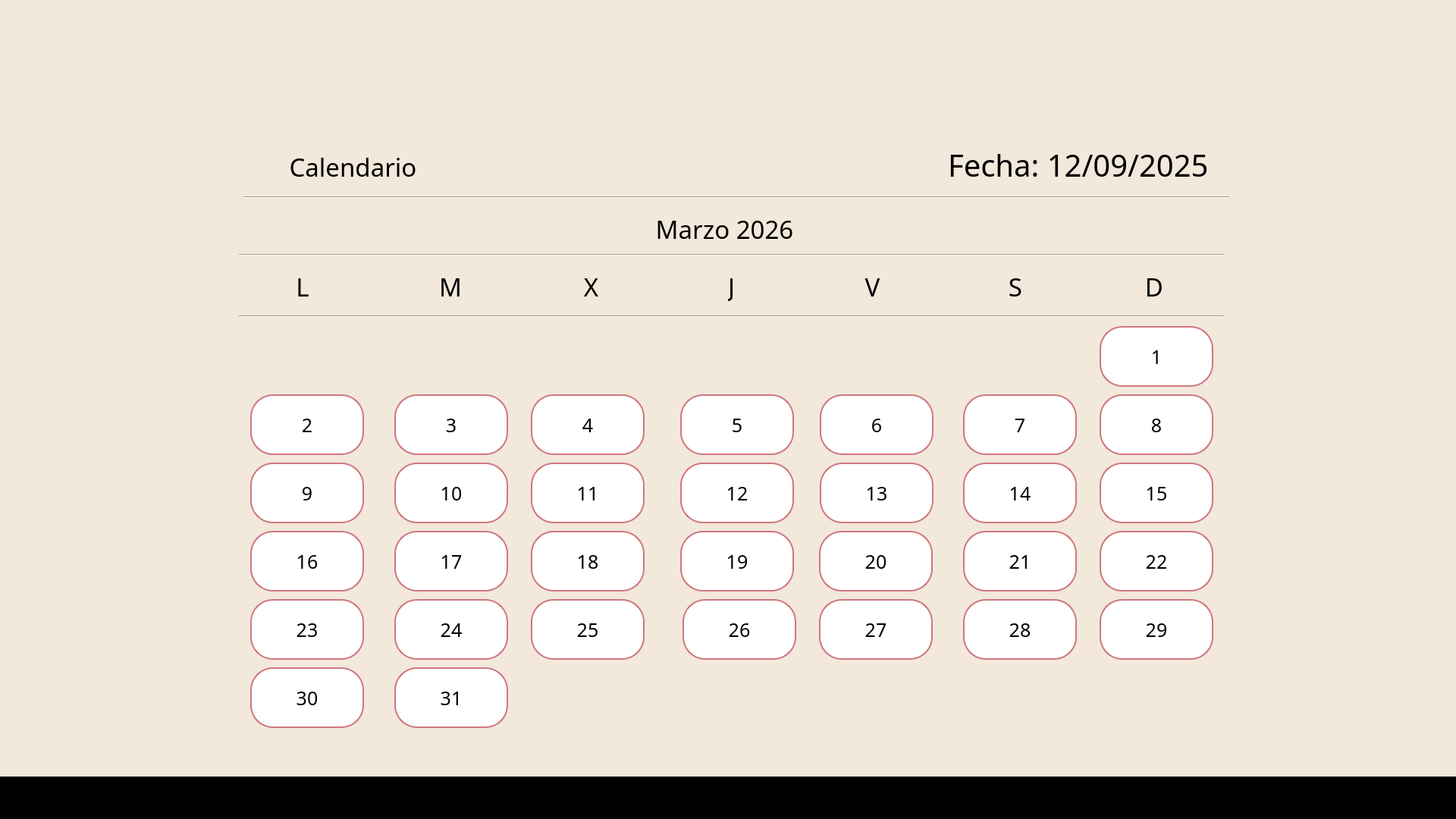
<?xml version="1.0" encoding="UTF-8"?>
<ui version="4.0">
 <class>MainWindow</class>
 <widget class="QMainWindow" name="MainWindow">
  <property name="geometry">
   <rect>
    <x>0</x>
    <y>0</y>
    <width>1920</width>
    <height>1080</height>
   </rect>
  </property>
  <property name="windowTitle">
   <string>MainWindow</string>
  </property>
  <property name="styleSheet">
   <string notr="true">background-color: rgb(242, 232, 219);</string>
  </property>
  <widget class="QWidget" name="centralwidget">
   <widget class="QLabel" name="label">
    <property name="geometry">
     <rect>
      <x>0</x>
      <y>0</y>
      <width>1920</width>
      <height>1080</height>
     </rect>
    </property>
    <property name="styleSheet">
     <string notr="true">background-color: #F2E8DB;</string>
    </property>
    <property name="text">
     <string/>
    </property>
   </widget>
   <widget class="QLabel" name="label_5">
    <property name="geometry">
     <rect>
      <x>844</x>
      <y>55</y>
      <width>237</width>
      <height>158</height>
     </rect>
    </property>
    <property name="styleSheet">
     <string notr="true">background-color: rgb(242, 232, 219);</string>
    </property>
    <property name="text">
     <string/>
    </property>
    <property name="pixmap">
     <pixmap>../a.png</pixmap>
    </property>
    <property name="scaledContents">
     <bool>true</bool>
    </property>
   </widget>
   <widget class="QLabel" name="label_3">
    <property name="geometry">
     <rect>
      <x>1250</x>
      <y>192</y>
      <width>355</width>
      <height>51</height>
     </rect>
    </property>
    <property name="font">
     <font>
      <family>Javanese Text</family>
      <pointsize>30</pointsize>
     </font>
    </property>
    <property name="styleSheet">
     <string notr="true">color:black;</string>
    </property>
    <property name="text">
     <string>Fecha: 12/09/2025</string>
    </property>
   </widget>
   <widget class="QLabel" name="label_4">
    <property name="geometry">
     <rect>
      <x>850</x>
      <y>278</y>
      <width>211</width>
      <height>47</height>
     </rect>
    </property>
    <property name="font">
     <font>
      <family>Javanese Text</family>
      <pointsize>25</pointsize>
     </font>
    </property>
    <property name="layoutDirection">
     <enum>Qt::LayoutDirection::LeftToRight</enum>
    </property>
    <property name="styleSheet">
     <string notr="true">color:black;</string>
    </property>
    <property name="text">
     <string>Marzo 2026</string>
    </property>
    <property name="alignment">
     <set>Qt::AlignmentFlag::AlignCenter</set>
    </property>
   </widget>
   <widget class="Line" name="line">
    <property name="geometry">
     <rect>
      <x>321</x>
      <y>255</y>
      <width>1300</width>
      <height>10</height>
     </rect>
    </property>
    <property name="orientation">
     <enum>Qt::Orientation::Horizontal</enum>
    </property>
   </widget>
   <widget class="Line" name="line_2">
    <property name="geometry">
     <rect>
      <x>315</x>
      <y>331</y>
      <width>1299</width>
      <height>10</height>
     </rect>
    </property>
    <property name="orientation">
     <enum>Qt::Orientation::Horizontal</enum>
    </property>
   </widget>
   <widget class="QLabel" name="label_6">
    <property name="geometry">
     <rect>
      <x>390</x>
      <y>358</y>
      <width>18</width>
      <height>39</height>
     </rect>
    </property>
    <property name="font">
     <font>
      <family>Javanese Text</family>
      <pointsize>25</pointsize>
     </font>
    </property>
    <property name="layoutDirection">
     <enum>Qt::LayoutDirection::LeftToRight</enum>
    </property>
    <property name="styleSheet">
     <string notr="true">color:black;</string>
    </property>
    <property name="text">
     <string>L</string>
    </property>
    <property name="alignment">
     <set>Qt::AlignmentFlag::AlignCenter</set>
    </property>
   </widget>
   <widget class="QLabel" name="label_7">
    <property name="geometry">
     <rect>
      <x>580</x>
      <y>358</y>
      <width>28</width>
      <height>39</height>
     </rect>
    </property>
    <property name="font">
     <font>
      <family>Javanese Text</family>
      <pointsize>25</pointsize>
     </font>
    </property>
    <property name="layoutDirection">
     <enum>Qt::LayoutDirection::LeftToRight</enum>
    </property>
    <property name="styleSheet">
     <string notr="true">color:black;</string>
    </property>
    <property name="text">
     <string>M</string>
    </property>
    <property name="alignment">
     <set>Qt::AlignmentFlag::AlignCenter</set>
    </property>
   </widget>
   <widget class="QLabel" name="label_8">
    <property name="geometry">
     <rect>
      <x>770</x>
      <y>358</y>
      <width>19</width>
      <height>39</height>
     </rect>
    </property>
    <property name="font">
     <font>
      <family>Javanese Text</family>
      <pointsize>25</pointsize>
     </font>
    </property>
    <property name="layoutDirection">
     <enum>Qt::LayoutDirection::LeftToRight</enum>
    </property>
    <property name="styleSheet">
     <string notr="true">color:black;</string>
    </property>
    <property name="text">
     <string>X</string>
    </property>
    <property name="alignment">
     <set>Qt::AlignmentFlag::AlignCenter</set>
    </property>
   </widget>
   <widget class="QLabel" name="label_9">
    <property name="geometry">
     <rect>
      <x>960</x>
      <y>358</y>
      <width>9</width>
      <height>39</height>
     </rect>
    </property>
    <property name="font">
     <font>
      <family>Javanese Text</family>
      <pointsize>25</pointsize>
     </font>
    </property>
    <property name="layoutDirection">
     <enum>Qt::LayoutDirection::LeftToRight</enum>
    </property>
    <property name="styleSheet">
     <string notr="true">color:black;</string>
    </property>
    <property name="text">
     <string>J</string>
    </property>
    <property name="alignment">
     <set>Qt::AlignmentFlag::AlignCenter</set>
    </property>
   </widget>
   <widget class="QLabel" name="label_10">
    <property name="geometry">
     <rect>
      <x>1140</x>
      <y>358</y>
      <width>21</width>
      <height>39</height>
     </rect>
    </property>
    <property name="font">
     <font>
      <family>Javanese Text</family>
      <pointsize>25</pointsize>
     </font>
    </property>
    <property name="layoutDirection">
     <enum>Qt::LayoutDirection::LeftToRight</enum>
    </property>
    <property name="styleSheet">
     <string notr="true">color:black;</string>
    </property>
    <property name="text">
     <string>V</string>
    </property>
    <property name="alignment">
     <set>Qt::AlignmentFlag::AlignCenter</set>
    </property>
   </widget>
   <widget class="QLabel" name="label_11">
    <property name="geometry">
     <rect>
      <x>1508</x>
      <y>358</y>
      <width>28</width>
      <height>39</height>
     </rect>
    </property>
    <property name="font">
     <font>
      <family>Javanese Text</family>
      <pointsize>25</pointsize>
     </font>
    </property>
    <property name="layoutDirection">
     <enum>Qt::LayoutDirection::LeftToRight</enum>
    </property>
    <property name="styleSheet">
     <string notr="true">color:black;</string>
    </property>
    <property name="text">
     <string>D</string>
    </property>
    <property name="alignment">
     <set>Qt::AlignmentFlag::AlignCenter</set>
    </property>
   </widget>
   <widget class="QLabel" name="label_12">
    <property name="geometry">
     <rect>
      <x>1330</x>
      <y>358</y>
      <width>18</width>
      <height>39</height>
     </rect>
    </property>
    <property name="font">
     <font>
      <family>Javanese Text</family>
      <pointsize>25</pointsize>
     </font>
    </property>
    <property name="layoutDirection">
     <enum>Qt::LayoutDirection::LeftToRight</enum>
    </property>
    <property name="styleSheet">
     <string notr="true">color:black;</string>
    </property>
    <property name="text">
     <string>S</string>
    </property>
    <property name="alignment">
     <set>Qt::AlignmentFlag::AlignCenter</set>
    </property>
   </widget>
   <widget class="Line" name="line_3">
    <property name="geometry">
     <rect>
      <x>315</x>
      <y>412</y>
      <width>1299</width>
      <height>10</height>
     </rect>
    </property>
    <property name="orientation">
     <enum>Qt::Orientation::Horizontal</enum>
    </property>
   </widget>
   <widget class="QPushButton" name="pushButton_izq">
    <property name="geometry">
     <rect>
      <x>315</x>
      <y>266</y>
      <width>26</width>
      <height>56</height>
     </rect>
    </property>
    <property name="font">
     <font>
      <family>Javanese Text</family>
      <pointsize>19</pointsize>
     </font>
    </property>
    <property name="styleSheet">
     <string notr="true">background-color: #F2E8DB;

border: 2px solid #F2E8DB; 
border-radius: 30px; 
padding: 5px;</string>
    </property>
    <property name="text">
     <string/>
    </property>
    <property name="icon">
     <iconset>
      <normaloff>../arrow_back.png</normaloff>../arrow_back.png</iconset>
    </property>
   </widget>
   <widget class="QPushButton" name="pushButton_der">
    <property name="geometry">
     <rect>
      <x>1594</x>
      <y>266</y>
      <width>34</width>
      <height>56</height>
     </rect>
    </property>
    <property name="font">
     <font>
      <family>Javanese Text</family>
      <pointsize>19</pointsize>
     </font>
    </property>
    <property name="styleSheet">
     <string notr="true">background-color: #F2E8DB;

border: 2px solid #F2E8DB; 
border-radius: 30px; 
padding: 5px;</string>
    </property>
    <property name="text">
     <string/>
    </property>
    <property name="icon">
     <iconset>
      <normaloff>../arrow_forward.png</normaloff>../arrow_forward.png</iconset>
    </property>
   </widget>
   <widget class="QLabel" name="label_13">
    <property name="geometry">
     <rect>
      <x>323</x>
      <y>190</y>
      <width>41</width>
      <height>44</height>
     </rect>
    </property>
    <property name="font">
     <font>
      <family>Javanese Text</family>
      <pointsize>25</pointsize>
     </font>
    </property>
    <property name="layoutDirection">
     <enum>Qt::LayoutDirection::LeftToRight</enum>
    </property>
    <property name="styleSheet">
     <string notr="true">color:black;</string>
    </property>
    <property name="text">
     <string/>
    </property>
    <property name="pixmap">
     <pixmap>../calendar.png</pixmap>
    </property>
    <property name="scaledContents">
     <bool>true</bool>
    </property>
    <property name="alignment">
     <set>Qt::AlignmentFlag::AlignCenter</set>
    </property>
   </widget>
   <widget class="QLabel" name="label_14">
    <property name="geometry">
     <rect>
      <x>375</x>
      <y>198</y>
      <width>181</width>
      <height>44</height>
     </rect>
    </property>
    <property name="font">
     <font>
      <family>Javanese Text</family>
      <pointsize>25</pointsize>
     </font>
    </property>
    <property name="layoutDirection">
     <enum>Qt::LayoutDirection::LeftToRight</enum>
    </property>
    <property name="styleSheet">
     <string notr="true">color:black;</string>
    </property>
    <property name="text">
     <string>Calendario</string>
    </property>
    <property name="alignment">
     <set>Qt::AlignmentFlag::AlignCenter</set>
    </property>
   </widget>
   <widget class="QLabel" name="label_15">
    <property name="geometry">
     <rect>
      <x>0</x>
      <y>1024</y>
      <width>1920</width>
      <height>56</height>
     </rect>
    </property>
    <property name="font">
     <font>
      <family>Javanese Text</family>
      <pointsize>25</pointsize>
     </font>
    </property>
    <property name="layoutDirection">
     <enum>Qt::LayoutDirection::LeftToRight</enum>
    </property>
    <property name="styleSheet">
     <string notr="true">background-color:black;</string>
    </property>
    <property name="text">
     <string/>
    </property>
    <property name="alignment">
     <set>Qt::AlignmentFlag::AlignCenter</set>
    </property>
   </widget>
   <widget class="QPushButton" name="pushButton_17">
    <property name="geometry">
     <rect>
      <x>520</x>
      <y>700</y>
      <width>150</width>
      <height>80</height>
     </rect>
    </property>
    <property name="font">
     <font>
      <family>Javanese Text</family>
      <pointsize>19</pointsize>
     </font>
    </property>
    <property name="styleSheet">
     <string notr="true">background-color: WHITE;
color: black;

border: 2px solid #d0767f; 
border-radius: 30px; 
padding: 5px;</string>
    </property>
    <property name="text">
     <string>17</string>
    </property>
   </widget>
   <widget class="QPushButton" name="pushButton_5">
    <property name="geometry">
     <rect>
      <x>897</x>
      <y>520</y>
      <width>150</width>
      <height>80</height>
     </rect>
    </property>
    <property name="font">
     <font>
      <family>Javanese Text</family>
      <pointsize>19</pointsize>
     </font>
    </property>
    <property name="styleSheet">
     <string notr="true">background-color: WHITE;
color: black;

border: 2px solid #d0767f; 
border-radius: 30px; 
padding: 5px;</string>
    </property>
    <property name="text">
     <string>5</string>
    </property>
   </widget>
   <widget class="QPushButton" name="pushButton_7">
    <property name="geometry">
     <rect>
      <x>1270</x>
      <y>520</y>
      <width>150</width>
      <height>80</height>
     </rect>
    </property>
    <property name="font">
     <font>
      <family>Javanese Text</family>
      <pointsize>19</pointsize>
     </font>
    </property>
    <property name="styleSheet">
     <string notr="true">background-color: WHITE;
color: black;

border: 2px solid #d0767f; 
border-radius: 30px; 
padding: 5px;</string>
    </property>
    <property name="text">
     <string>7</string>
    </property>
   </widget>
   <widget class="QPushButton" name="pushButton_16">
    <property name="geometry">
     <rect>
      <x>330</x>
      <y>700</y>
      <width>150</width>
      <height>80</height>
     </rect>
    </property>
    <property name="font">
     <font>
      <family>Javanese Text</family>
      <pointsize>19</pointsize>
     </font>
    </property>
    <property name="styleSheet">
     <string notr="true">background-color: WHITE;
color: black;

border: 2px solid #d0767f; 
border-radius: 30px; 
padding: 5px;</string>
    </property>
    <property name="text">
     <string>16</string>
    </property>
   </widget>
   <widget class="QPushButton" name="pushButton_21">
    <property name="geometry">
     <rect>
      <x>1270</x>
      <y>700</y>
      <width>150</width>
      <height>80</height>
     </rect>
    </property>
    <property name="font">
     <font>
      <family>Javanese Text</family>
      <pointsize>19</pointsize>
     </font>
    </property>
    <property name="styleSheet">
     <string notr="true">background-color: WHITE;
color: black;

border: 2px solid #d0767f; 
border-radius: 30px; 
padding: 5px;</string>
    </property>
    <property name="text">
     <string>21</string>
    </property>
   </widget>
   <widget class="QPushButton" name="pushButton_12">
    <property name="geometry">
     <rect>
      <x>897</x>
      <y>610</y>
      <width>150</width>
      <height>80</height>
     </rect>
    </property>
    <property name="font">
     <font>
      <family>Javanese Text</family>
      <pointsize>19</pointsize>
     </font>
    </property>
    <property name="styleSheet">
     <string notr="true">background-color: WHITE;
color: black;

border: 2px solid #d0767f; 
border-radius: 30px; 
padding: 5px;</string>
    </property>
    <property name="text">
     <string>12</string>
    </property>
   </widget>
   <widget class="QPushButton" name="pushButton_6">
    <property name="geometry">
     <rect>
      <x>1081</x>
      <y>520</y>
      <width>150</width>
      <height>80</height>
     </rect>
    </property>
    <property name="font">
     <font>
      <family>Javanese Text</family>
      <pointsize>19</pointsize>
     </font>
    </property>
    <property name="styleSheet">
     <string notr="true">background-color: WHITE;
color: black;

border: 2px solid #d0767f; 
border-radius: 30px; 
padding: 5px;</string>
    </property>
    <property name="text">
     <string>6</string>
    </property>
   </widget>
   <widget class="QPushButton" name="pushButton_14">
    <property name="geometry">
     <rect>
      <x>1270</x>
      <y>610</y>
      <width>150</width>
      <height>80</height>
     </rect>
    </property>
    <property name="font">
     <font>
      <family>Javanese Text</family>
      <pointsize>19</pointsize>
     </font>
    </property>
    <property name="styleSheet">
     <string notr="true">background-color: WHITE;
color: black;

border: 2px solid #d0767f; 
border-radius: 30px; 
padding: 5px;</string>
    </property>
    <property name="text">
     <string>14</string>
    </property>
   </widget>
   <widget class="QPushButton" name="pushButton_28">
    <property name="geometry">
     <rect>
      <x>1270</x>
      <y>790</y>
      <width>150</width>
      <height>80</height>
     </rect>
    </property>
    <property name="font">
     <font>
      <family>Javanese Text</family>
      <pointsize>19</pointsize>
     </font>
    </property>
    <property name="styleSheet">
     <string notr="true">background-color: WHITE;
color: black;

border: 2px solid #d0767f; 
border-radius: 30px; 
padding: 5px;</string>
    </property>
    <property name="text">
     <string>28</string>
    </property>
   </widget>
   <widget class="QPushButton" name="pushButton_9">
    <property name="geometry">
     <rect>
      <x>330</x>
      <y>610</y>
      <width>150</width>
      <height>80</height>
     </rect>
    </property>
    <property name="font">
     <font>
      <family>Javanese Text</family>
      <pointsize>19</pointsize>
     </font>
    </property>
    <property name="styleSheet">
     <string notr="true">background-color: WHITE;
color: black;

border: 2px solid #d0767f; 
border-radius: 30px; 
padding: 5px;</string>
    </property>
    <property name="text">
     <string>9</string>
    </property>
   </widget>
   <widget class="QPushButton" name="pushButton_18">
    <property name="geometry">
     <rect>
      <x>700</x>
      <y>700</y>
      <width>150</width>
      <height>80</height>
     </rect>
    </property>
    <property name="font">
     <font>
      <family>Javanese Text</family>
      <pointsize>19</pointsize>
     </font>
    </property>
    <property name="styleSheet">
     <string notr="true">background-color: WHITE;
color: black;

border: 2px solid #d0767f; 
border-radius: 30px; 
padding: 5px;</string>
    </property>
    <property name="text">
     <string>18</string>
    </property>
   </widget>
   <widget class="QPushButton" name="pushButton_2">
    <property name="geometry">
     <rect>
      <x>330</x>
      <y>520</y>
      <width>150</width>
      <height>80</height>
     </rect>
    </property>
    <property name="font">
     <font>
      <family>Javanese Text</family>
      <pointsize>19</pointsize>
     </font>
    </property>
    <property name="styleSheet">
     <string notr="true">background-color: WHITE;
color: black;

border: 2px solid #d0767f; 
border-radius: 30px; 
padding: 5px;</string>
    </property>
    <property name="text">
     <string>2</string>
    </property>
   </widget>
   <widget class="QPushButton" name="pushButton_27">
    <property name="geometry">
     <rect>
      <x>1080</x>
      <y>790</y>
      <width>150</width>
      <height>80</height>
     </rect>
    </property>
    <property name="font">
     <font>
      <family>Javanese Text</family>
      <pointsize>19</pointsize>
     </font>
    </property>
    <property name="styleSheet">
     <string notr="true">background-color: WHITE;
color: black;

border: 2px solid #d0767f; 
border-radius: 30px; 
padding: 5px;</string>
    </property>
    <property name="text">
     <string>27</string>
    </property>
   </widget>
   <widget class="QPushButton" name="pushButton_3">
    <property name="geometry">
     <rect>
      <x>520</x>
      <y>520</y>
      <width>150</width>
      <height>80</height>
     </rect>
    </property>
    <property name="font">
     <font>
      <family>Javanese Text</family>
      <pointsize>19</pointsize>
     </font>
    </property>
    <property name="styleSheet">
     <string notr="true">background-color: WHITE;
color: black;

border: 2px solid #d0767f; 
border-radius: 30px; 
padding: 5px;</string>
    </property>
    <property name="text">
     <string>3</string>
    </property>
   </widget>
   <widget class="QPushButton" name="pushButton_20">
    <property name="geometry">
     <rect>
      <x>1080</x>
      <y>700</y>
      <width>150</width>
      <height>80</height>
     </rect>
    </property>
    <property name="font">
     <font>
      <family>Javanese Text</family>
      <pointsize>19</pointsize>
     </font>
    </property>
    <property name="styleSheet">
     <string notr="true">background-color: WHITE;
color: black;

border: 2px solid #d0767f; 
border-radius: 30px; 
padding: 5px;</string>
    </property>
    <property name="text">
     <string>20</string>
    </property>
   </widget>
   <widget class="QPushButton" name="pushButton_15">
    <property name="geometry">
     <rect>
      <x>1450</x>
      <y>610</y>
      <width>150</width>
      <height>80</height>
     </rect>
    </property>
    <property name="font">
     <font>
      <family>Javanese Text</family>
      <pointsize>19</pointsize>
     </font>
    </property>
    <property name="styleSheet">
     <string notr="true">background-color: WHITE;
color: black;

border: 2px solid #d0767f; 
border-radius: 30px; 
padding: 5px;</string>
    </property>
    <property name="text">
     <string>15</string>
    </property>
   </widget>
   <widget class="QPushButton" name="pushButton_1">
    <property name="geometry">
     <rect>
      <x>1450</x>
      <y>430</y>
      <width>150</width>
      <height>80</height>
     </rect>
    </property>
    <property name="font">
     <font>
      <family>Javanese Text</family>
      <pointsize>19</pointsize>
     </font>
    </property>
    <property name="styleSheet">
     <string notr="true">background-color: WHITE;
color: black;

border: 2px solid #d0767f; 
border-radius: 30px; 
padding: 5px;</string>
    </property>
    <property name="text">
     <string>1</string>
    </property>
   </widget>
   <widget class="QPushButton" name="pushButton_22">
    <property name="geometry">
     <rect>
      <x>1450</x>
      <y>700</y>
      <width>150</width>
      <height>80</height>
     </rect>
    </property>
    <property name="font">
     <font>
      <family>Javanese Text</family>
      <pointsize>19</pointsize>
     </font>
    </property>
    <property name="styleSheet">
     <string notr="true">background-color: WHITE;
color: black;

border: 2px solid #d0767f; 
border-radius: 30px; 
padding: 5px;</string>
    </property>
    <property name="text">
     <string>22</string>
    </property>
   </widget>
   <widget class="QPushButton" name="pushButton_26">
    <property name="geometry">
     <rect>
      <x>900</x>
      <y>790</y>
      <width>150</width>
      <height>80</height>
     </rect>
    </property>
    <property name="font">
     <font>
      <family>Javanese Text</family>
      <pointsize>19</pointsize>
     </font>
    </property>
    <property name="styleSheet">
     <string notr="true">background-color: WHITE;
color: black;

border: 2px solid #d0767f; 
border-radius: 30px; 
padding: 5px;</string>
    </property>
    <property name="text">
     <string>26</string>
    </property>
   </widget>
   <widget class="QPushButton" name="pushButton_23">
    <property name="geometry">
     <rect>
      <x>330</x>
      <y>790</y>
      <width>150</width>
      <height>80</height>
     </rect>
    </property>
    <property name="font">
     <font>
      <family>Javanese Text</family>
      <pointsize>19</pointsize>
     </font>
    </property>
    <property name="styleSheet">
     <string notr="true">background-color: WHITE;
color: black;

border: 2px solid #d0767f; 
border-radius: 30px; 
padding: 5px;</string>
    </property>
    <property name="text">
     <string>23</string>
    </property>
   </widget>
   <widget class="QPushButton" name="pushButton_19">
    <property name="geometry">
     <rect>
      <x>897</x>
      <y>700</y>
      <width>150</width>
      <height>80</height>
     </rect>
    </property>
    <property name="font">
     <font>
      <family>Javanese Text</family>
      <pointsize>19</pointsize>
     </font>
    </property>
    <property name="styleSheet">
     <string notr="true">background-color: WHITE;
color: black;

border: 2px solid #d0767f; 
border-radius: 30px; 
padding: 5px;</string>
    </property>
    <property name="text">
     <string>19</string>
    </property>
   </widget>
   <widget class="QPushButton" name="pushButton_25">
    <property name="geometry">
     <rect>
      <x>700</x>
      <y>790</y>
      <width>150</width>
      <height>80</height>
     </rect>
    </property>
    <property name="font">
     <font>
      <family>Javanese Text</family>
      <pointsize>19</pointsize>
     </font>
    </property>
    <property name="styleSheet">
     <string notr="true">background-color: WHITE;
color: black;

border: 2px solid #d0767f; 
border-radius: 30px; 
padding: 5px;</string>
    </property>
    <property name="text">
     <string>25</string>
    </property>
   </widget>
   <widget class="QPushButton" name="pushButton_4">
    <property name="geometry">
     <rect>
      <x>700</x>
      <y>520</y>
      <width>150</width>
      <height>80</height>
     </rect>
    </property>
    <property name="font">
     <font>
      <family>Javanese Text</family>
      <pointsize>19</pointsize>
     </font>
    </property>
    <property name="styleSheet">
     <string notr="true">background-color: WHITE;
color: black;

border: 2px solid #d0767f; 
border-radius: 30px; 
padding: 5px;</string>
    </property>
    <property name="text">
     <string>4</string>
    </property>
   </widget>
   <widget class="QPushButton" name="pushButton_10">
    <property name="geometry">
     <rect>
      <x>520</x>
      <y>610</y>
      <width>150</width>
      <height>80</height>
     </rect>
    </property>
    <property name="font">
     <font>
      <family>Javanese Text</family>
      <pointsize>19</pointsize>
     </font>
    </property>
    <property name="styleSheet">
     <string notr="true">background-color: WHITE;
color: black;

border: 2px solid #d0767f; 
border-radius: 30px; 
padding: 5px;</string>
    </property>
    <property name="text">
     <string>10</string>
    </property>
   </widget>
   <widget class="QPushButton" name="pushButton_8">
    <property name="geometry">
     <rect>
      <x>1450</x>
      <y>520</y>
      <width>150</width>
      <height>80</height>
     </rect>
    </property>
    <property name="font">
     <font>
      <family>Javanese Text</family>
      <pointsize>19</pointsize>
     </font>
    </property>
    <property name="styleSheet">
     <string notr="true">background-color: WHITE;
color: black;

border: 2px solid #d0767f; 
border-radius: 30px; 
padding: 5px;</string>
    </property>
    <property name="text">
     <string>8</string>
    </property>
   </widget>
   <widget class="QPushButton" name="pushButton_13">
    <property name="geometry">
     <rect>
      <x>1081</x>
      <y>610</y>
      <width>150</width>
      <height>80</height>
     </rect>
    </property>
    <property name="font">
     <font>
      <family>Javanese Text</family>
      <pointsize>19</pointsize>
     </font>
    </property>
    <property name="styleSheet">
     <string notr="true">background-color: WHITE;
color: black;

border: 2px solid #d0767f; 
border-radius: 30px; 
padding: 5px;</string>
    </property>
    <property name="text">
     <string>13</string>
    </property>
   </widget>
   <widget class="QPushButton" name="pushButton_24">
    <property name="geometry">
     <rect>
      <x>520</x>
      <y>790</y>
      <width>150</width>
      <height>80</height>
     </rect>
    </property>
    <property name="font">
     <font>
      <family>Javanese Text</family>
      <pointsize>19</pointsize>
     </font>
    </property>
    <property name="styleSheet">
     <string notr="true">background-color: WHITE;
color: black;

border: 2px solid #d0767f; 
border-radius: 30px; 
padding: 5px;</string>
    </property>
    <property name="text">
     <string>24</string>
    </property>
   </widget>
   <widget class="QPushButton" name="pushButton_11">
    <property name="geometry">
     <rect>
      <x>700</x>
      <y>610</y>
      <width>150</width>
      <height>80</height>
     </rect>
    </property>
    <property name="font">
     <font>
      <family>Javanese Text</family>
      <pointsize>19</pointsize>
     </font>
    </property>
    <property name="styleSheet">
     <string notr="true">background-color: WHITE;
color: black;

border: 2px solid #d0767f; 
border-radius: 30px; 
padding: 5px;</string>
    </property>
    <property name="text">
     <string>11</string>
    </property>
   </widget>
   <widget class="QPushButton" name="pushButton_29">
    <property name="geometry">
     <rect>
      <x>1450</x>
      <y>790</y>
      <width>150</width>
      <height>80</height>
     </rect>
    </property>
    <property name="font">
     <font>
      <family>Javanese Text</family>
      <pointsize>19</pointsize>
     </font>
    </property>
    <property name="styleSheet">
     <string notr="true">background-color: WHITE;
color: black;

border: 2px solid #d0767f; 
border-radius: 30px; 
padding: 5px;</string>
    </property>
    <property name="text">
     <string>29</string>
    </property>
   </widget>
   <widget class="QPushButton" name="pushButton_31">
    <property name="geometry">
     <rect>
      <x>520</x>
      <y>880</y>
      <width>150</width>
      <height>80</height>
     </rect>
    </property>
    <property name="font">
     <font>
      <family>Javanese Text</family>
      <pointsize>19</pointsize>
     </font>
    </property>
    <property name="styleSheet">
     <string notr="true">background-color: WHITE;
color: black;

border: 2px solid #d0767f; 
border-radius: 30px; 
padding: 5px;</string>
    </property>
    <property name="text">
     <string>31</string>
    </property>
   </widget>
   <widget class="QPushButton" name="pushButton_30">
    <property name="geometry">
     <rect>
      <x>330</x>
      <y>880</y>
      <width>150</width>
      <height>80</height>
     </rect>
    </property>
    <property name="font">
     <font>
      <family>Javanese Text</family>
      <pointsize>19</pointsize>
     </font>
    </property>
    <property name="styleSheet">
     <string notr="true">background-color: WHITE;
color: black;

border: 2px solid #d0767f; 
border-radius: 30px; 
padding: 5px;</string>
    </property>
    <property name="text">
     <string>30</string>
    </property>
   </widget>
   <zorder>label</zorder>
   <zorder>label_3</zorder>
   <zorder>label_4</zorder>
   <zorder>label_5</zorder>
   <zorder>line</zorder>
   <zorder>line_2</zorder>
   <zorder>label_6</zorder>
   <zorder>label_7</zorder>
   <zorder>label_8</zorder>
   <zorder>label_9</zorder>
   <zorder>label_10</zorder>
   <zorder>label_11</zorder>
   <zorder>label_12</zorder>
   <zorder>line_3</zorder>
   <zorder>pushButton_izq</zorder>
   <zorder>pushButton_der</zorder>
   <zorder>label_13</zorder>
   <zorder>label_14</zorder>
   <zorder>label_15</zorder>
   <zorder>pushButton_17</zorder>
   <zorder>pushButton_5</zorder>
   <zorder>pushButton_7</zorder>
   <zorder>pushButton_16</zorder>
   <zorder>pushButton_21</zorder>
   <zorder>pushButton_12</zorder>
   <zorder>pushButton_6</zorder>
   <zorder>pushButton_14</zorder>
   <zorder>pushButton_28</zorder>
   <zorder>pushButton_9</zorder>
   <zorder>pushButton_18</zorder>
   <zorder>pushButton_2</zorder>
   <zorder>pushButton_27</zorder>
   <zorder>pushButton_3</zorder>
   <zorder>pushButton_20</zorder>
   <zorder>pushButton_15</zorder>
   <zorder>pushButton_1</zorder>
   <zorder>pushButton_22</zorder>
   <zorder>pushButton_26</zorder>
   <zorder>pushButton_23</zorder>
   <zorder>pushButton_19</zorder>
   <zorder>pushButton_25</zorder>
   <zorder>pushButton_4</zorder>
   <zorder>pushButton_10</zorder>
   <zorder>pushButton_8</zorder>
   <zorder>pushButton_13</zorder>
   <zorder>pushButton_24</zorder>
   <zorder>pushButton_11</zorder>
   <zorder>pushButton_29</zorder>
   <zorder>pushButton_31</zorder>
   <zorder>pushButton_30</zorder>
  </widget>
 </widget>
 <resources/>
 <connections/>
</ui>
